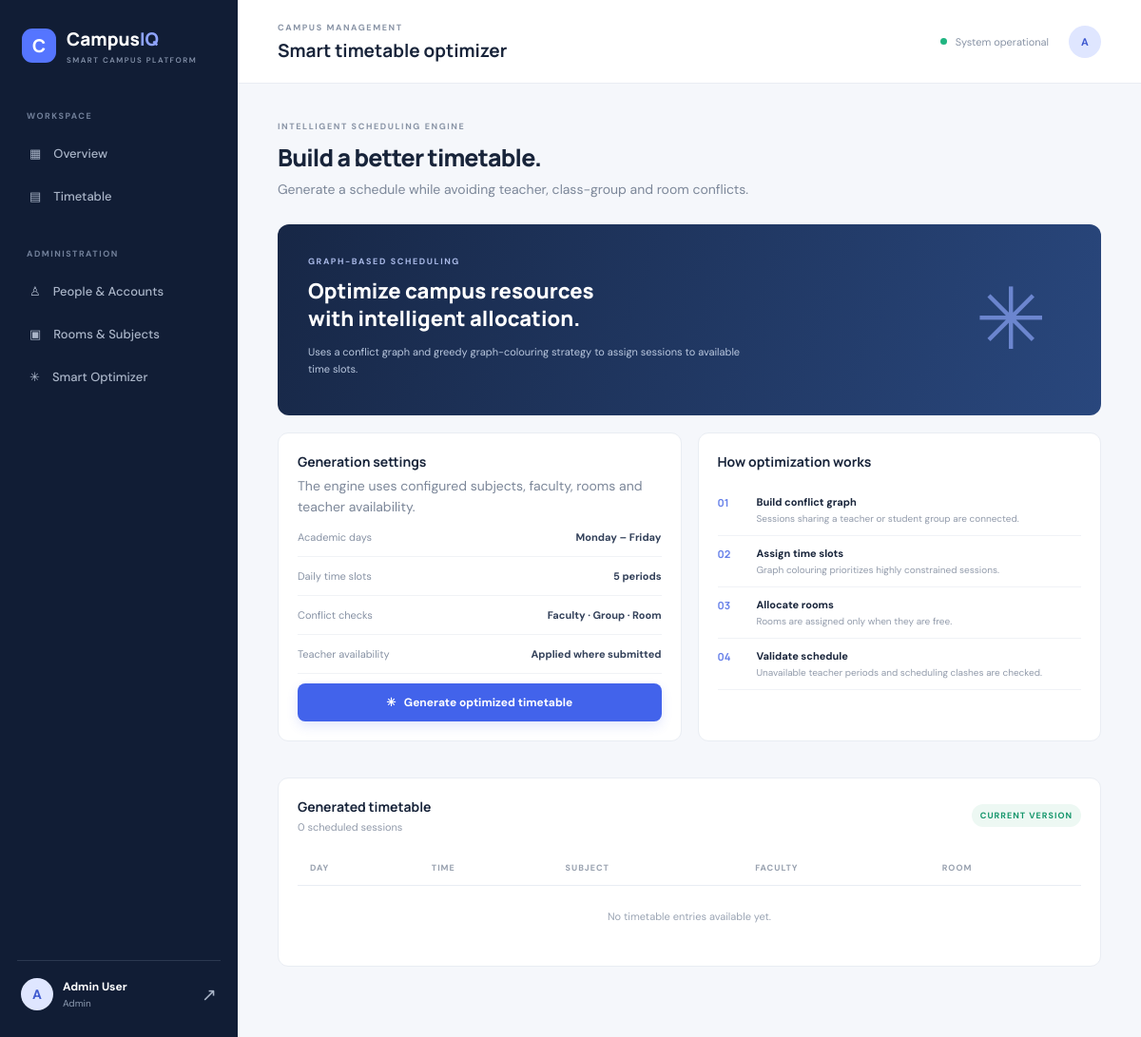
/admin/optimize (signed in), run on the app's committed database.
### app.py (models this page shows, shortened)
class User(UserMixin, db.Model):
    id = db.Column(db.Integer, primary_key=True)
    name = db.Column(db.String(100), nullable=False)
    email = db.Column(db.String(120), unique=True, nullable=False)
    password_hash = db.Column(db.String(255), nullable=False)
    role = db.Column(db.String(20), nullable=False)
    department = db.Column(db.String(100), default='Computer Science')
    roll_no = db.Column(db.String(40))

### app.py (the view, shortened to what this page needs)
@app.route('/admin/optimize', methods=['GET','POST'])
@role_required('admin')
def optimize():
    result=None
    entries=Timetable.query.order_by(Timetable.day,Timetable.slot).all()
    return render_template('optimize.html', entries=entries, result=result)

### app.py (called while the page is built)
@login_manager.user_loader
def load_user(user_id): return db.session.get(User, int(user_id))

def role_required(*roles):
    def decorator(fn):
        @wraps(fn)
        @login_required
        def wrapped(*args, **kwargs):
            if current_user.role not in roles: abort(403)
            return fn(*args, **kwargs)
        return wrapped
    return decorator

@app.context_processor
def inject_globals(): return {'DAYS': DAYS, 'SLOTS': SLOTS}

### templates/optimize.html
{% extends 'base.html' %}{% block page_heading %}Smart timetable optimizer{% endblock %}{% block content %}<div class="welcome-row"><div><span class="eyebrow">INTELLIGENT SCHEDULING ENGINE</span><h1>Build a better timetable.</h1><p class="muted">Generate a schedule while avoiding teacher, class-group and room conflicts.</p></div></div><div class="optimizer-banner"><div><span class="eyebrow light">GRAPH-BASED SCHEDULING</span><h2>Optimize campus resources<br>with intelligent allocation.</h2><p>Uses a conflict graph and greedy graph-colouring strategy to assign sessions to available time slots.</p></div><div class="optimizer-symbol">✳</div></div><div class="grid-two"><div class="panel"><h3>Generation settings</h3><p class="muted">The engine uses configured subjects, faculty, rooms and teacher availability.</p><div class="setting-row"><span>Academic days</span><b>Monday – Friday</b></div><div class="setting-row"><span>Daily time slots</span><b>{{ SLOTS|length }} periods</b></div><div class="setting-row"><span>Conflict checks</span><b>Faculty · Group · Room</b></div><div class="setting-row"><span>Teacher availability</span><b>Applied where submitted</b></div><form method="post" onsubmit="return confirm('Generate a new timetable? Existing timetable entries will be replaced.')"><button class="btn primary full">✳ &nbsp; Generate optimized timetable</button></form></div><div class="panel"><h3>How optimization works</h3><div class="steps"><div><span>01</span><b>Build conflict graph</b><small>Sessions sharing a teacher or student group are connected.</small></div><div><span>02</span><b>Assign time slots</b><small>Graph colouring prioritizes highly constrained sessions.</small></div><div><span>03</span><b>Allocate rooms</b><small>Rooms are assigned only when they are free.</small></div><div><span>04</span><b>Validate schedule</b><small>Unavailable teacher periods and scheduling clashes are checked.</small></div></div></div></div><div class="panel"><div class="panel-head"><div><h3>Generated timetable</h3><p>{{ entries|length }} scheduled sessions</p></div><span class="pill">CURRENT VERSION</span></div>{% include 'schedule_table.html' %}</div>{% endblock %}

### templates/base.html
<!doctype html><html lang="en"><head><meta charset="utf-8"><meta name="viewport" content="width=device-width,initial-scale=1"><title>{% block title %}CampusIQ{% endblock %} | Smart Campus</title><link rel="stylesheet" href="{{ url_for('static',filename='style.css') }}"></head><body>{% if current_user.is_authenticated %}<aside class="sidebar"><a class="brand" href="{{ url_for('dashboard') }}"><span class="brand-icon">C</span><span>Campus<span class="brand-light">IQ</span><small>SMART CAMPUS PLATFORM</small></span></a><div class="side-label">WORKSPACE</div><a class="nav-link" href="{{ url_for('dashboard') }}">▦ <span>Overview</span></a><a class="nav-link" href="{{ url_for('timetable') }}">▤ <span>Timetable</span></a>{% if current_user.role=='admin' %}<div class="side-label">ADMINISTRATION</div><a class="nav-link" href="{{ url_for('users') }}">♙ <span>People & Accounts</span></a><a class="nav-link" href="{{ url_for('resources') }}">▣ <span>Rooms & Subjects</span></a><a class="nav-link" href="{{ url_for('optimize') }}">✳ <span>Smart Optimizer</span></a>{% elif current_user.role=='teacher' %}<div class="side-label">TEACHING</div><a class="nav-link" href="{{ url_for('availability') }}">◷ <span>My Availability</span></a>{% endif %}<div class="sidebar-bottom"><div class="avatar">{{ current_user.name[:1]|upper }}</div><div class="user-mini"><b>{{ current_user.name }}</b><small>{{ current_user.role|title }}</small></div><a class="logout" href="{{ url_for('logout') }}">↗</a></div></aside>{% endif %}<main class="main {% if not current_user.is_authenticated %}main-auth{% endif %}">{% if current_user.is_authenticated %}<header class="topbar"><div><span class="eyebrow">CAMPUS MANAGEMENT</span><h2>{% block page_heading %}Overview{% endblock %}</h2></div><div class="top-right"><span class="status-dot"></span><span>System operational</span><div class="top-avatar">{{ current_user.name[:1]|upper }}</div></div></header>{% endif %}<section class="content">{% with messages=get_flashed_messages(with_categories=true) %}{% for category,message in messages %}<div class="flash {{ category }}">{{ message }}</div>{% endfor %}{% endwith %}{% block content %}{% endblock %}</section></main></body></html>

### static/style.css (style rules this page uses)
:root { --navy:#111d35;--blue:#4263eb;--ink:#18243a;--muted:#7c8799;--line:#e9edf3;--bg:#f5f7fb;--white:#fff;--green:#15966b }
* { box-sizing:border-box }
body { margin:0;background:var(--bg);color:var(--ink);font-family:'DM Sans',sans-serif;font-size:14px }
.sidebar { width:250px;background:#111d35;color:#fff;position:fixed;inset:0 auto 0 0;padding:28px 18px;display:flex;flex-direction:column;z-index:3 }
.brand { display:flex;align-items:center;gap:11px;color:white;text-decoration:none;font:800 19px Manrope;margin:0 5px 48px }
.brand-icon { width:36px;height:36px;background:#5575ff;border-radius:11px;display:grid;place-items:center;color:white;font-size:19px }
.brand-light { color:#8fa4ff }
.brand small { display:block;font:600 8px 'DM Sans';letter-spacing:1.5px;color:#8390a8;margin-top:4px }
.side-label { font-size:9px;letter-spacing:1.5px;color:#72809a;font-weight:700;margin:0 10px 13px }
.nav-link { color:#aab5c8;text-decoration:none;padding:12px 13px;border-radius:8px;display:flex;gap:13px;align-items:center;margin-bottom:4px;font-size:13px }
.nav-link span { font-weight:500 }
.sidebar .side-label:not(:first-of-type) { margin-top:30px }
.sidebar-bottom { margin-top:auto;border-top:1px solid #2b3850;padding:18px 4px 0;display:flex;align-items:center;gap:10px }
.avatar,.top-avatar { width:34px;height:34px;border-radius:50%;background:#dfe6ff;color:#405bd0;display:grid;place-items:center;font-weight:700 }
.user-mini { display:grid;gap:3px;flex:1 }
.user-mini b { font-size:12px }
.user-mini small { font-size:10px;color:#8d9bb1 }
.logout { color:#aab5c8;text-decoration:none;font-size:19px }
.main { margin-left:250px;min-height:100vh }
.topbar { height:88px;background:white;border-bottom:1px solid var(--line);display:flex;align-items:center;justify-content:space-between;padding:0 42px }
.topbar h2 { font:700 19px Manrope;margin:4px 0 }
.eyebrow { font-size:9px;letter-spacing:1.6px;color:#8994a6;font-weight:700 }
.top-right { display:flex;align-items:center;gap:9px;color:#8994a6;font-size:11px }
.status-dot { width:7px;height:7px;border-radius:50%;background:#20b581 }
.top-avatar { margin-left:12px }
.content { padding:34px 42px 55px;max-width:1500px;margin:auto }
.welcome-row { display:flex;justify-content:space-between;align-items:center;gap:20px;margin-bottom:26px }
.welcome-row h1 { font:800 25px Manrope;letter-spacing:-.8px;margin:8px 0 5px }
.muted { color:var(--muted);line-height:1.6;margin:0 }
.btn { display:inline-flex;align-items:center;justify-content:center;gap:15px;border:0;border-radius:8px;padding:12px 17px;text-decoration:none;font:700 12px 'DM Sans';cursor:pointer }
.primary { background:var(--blue);color:white;box-shadow:0 5px 12px #4263eb25 }
.full { width:100%;margin-top:10px }
.stat-card,.panel { background:white;border:1px solid var(--line);border-radius:11px;padding:20px }
.grid-two { display:grid;grid-template-columns:1fr 1fr;gap:17px;margin-bottom:19px }
.panel { margin-bottom:19px }
.panel h3,.panel-head h3 { font:700 14px Manrope;margin:0 0 5px }
.panel-head { display:flex;align-items:center;justify-content:space-between;margin-bottom:18px }
.panel-head p { font-size:11px;color:#929bab;margin:0 }
.pill { font-size:9px;letter-spacing:1px;background:#edf8f3;color:#15966b;padding:6px 9px;border-radius:20px;font-weight:700 }
.optimizer-banner { background:linear-gradient(110deg,#172746,#29477d);color:white;border-radius:12px;padding:28px 32px;display:flex;justify-content:space-between;align-items:center;margin-bottom:18px;overflow:hidden }
.optimizer-banner h2 { font:800 22px Manrope;line-height:1.3;margin:10px 0 }
.optimizer-banner p { color:#bac8df;font-size:11px;max-width:470px;line-height:1.7 }
.eyebrow.light { color:#a9b9e7 }
.optimizer-symbol { font-size:90px;color:#91aaff;opacity:.65;margin-right:25px }
.setting-row { display:flex;justify-content:space-between;align-items:center;padding:13px 0;border-bottom:1px solid #f0f2f6;font-size:11px;color:#8792a4 }
.setting-row b { color:#33415a;font-size:11px }
.steps { margin-top:15px }
.steps>div { display:grid;grid-template-columns:31px 1fr;column-gap:10px;padding:11px 0;border-bottom:1px solid #f0f2f6 }
.steps span { grid-row:span 2;color:#6680e9;font:700 11px Manrope }
.steps b { font-size:11px }
.steps small { font-size:10px;color:#929bab;margin-top:4px }

### data on the page
User: name "A", name "Admin User", role "Admin"

### other printed values
{{ SLOTS|length }} "5"
{{ entries|length }} "0"
